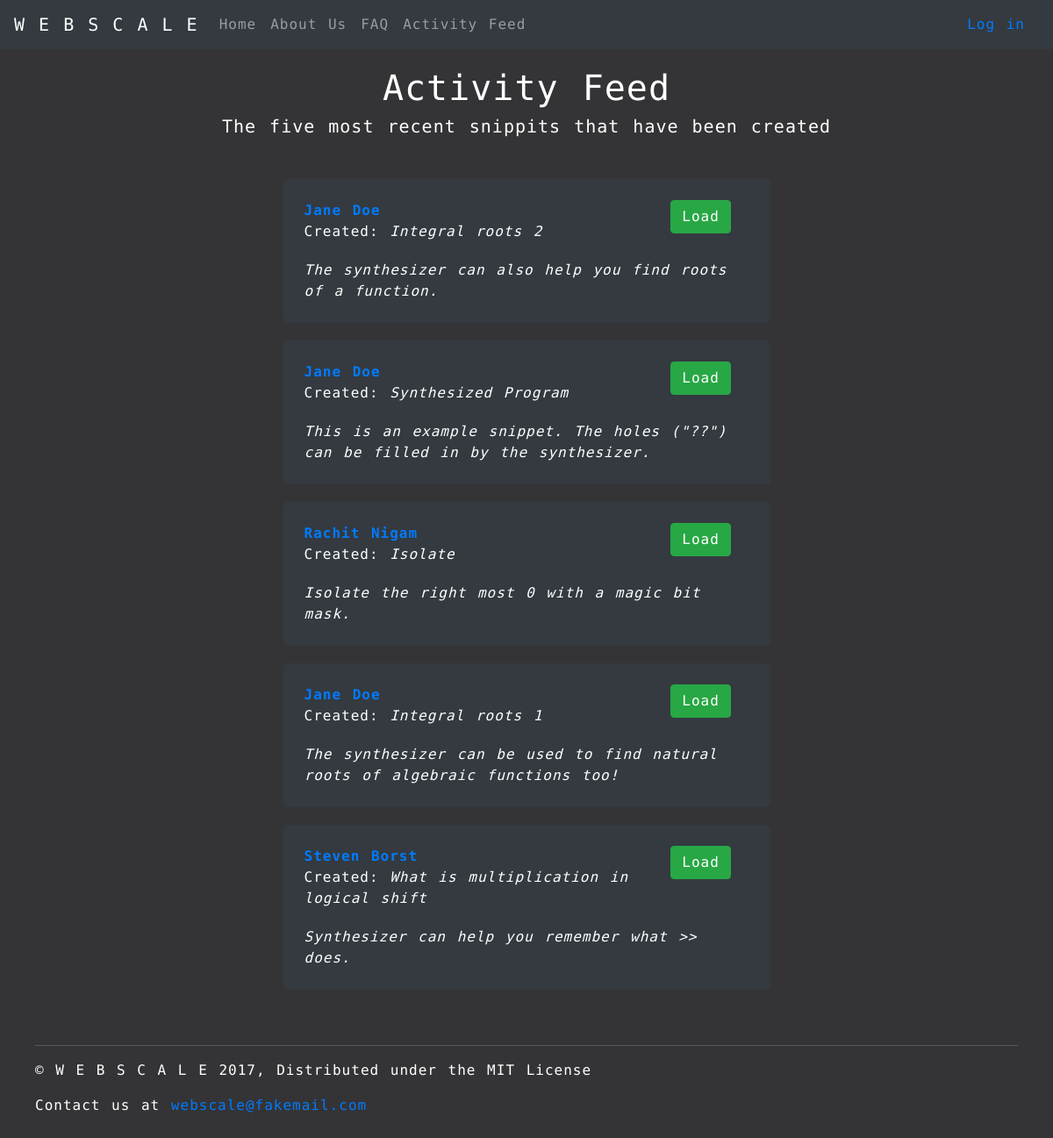
/feed/, run on the app's committed database.
### synthesizer/models.py (models this page shows, shortened)
class Snippit(models.Model):
    id = models.UUIDField(primary_key=True, default=uuid.uuid4, help_text="Unique ID for this Snippit")
    user_id = models.ForeignKey(User, on_delete=models.SET_NULL, null=True)
    name = models.CharField('Name', max_length=200, help_text="Enter name")
    description = models.TextField(max_length=1000, help_text="Enter the snippit description")
    program_text = models.TextField(max_length=99999, help_text="Enter the program holes")
    program_spec = models.TextField(max_length=99999, help_text="Enter the program spec")
    """
    The synthesizer result needs to be a different kind of model field that will be generated, not entered
    """
    synthesizer_result = models.TextField(max_length=99999, help_text="Enter the synthesizer result")
    is_public = models.BooleanField(default=True, help_text="Toggle for user's public visibility")

### synthesizer/views.py (the view)
# urls.py: url(r'^feed/$', views.feed, name='feed'),
def feed(request):
    snippits = Snippit.objects.filter(is_public=True).order_by('-id')[:5]
    return render(
        request,
        'synthesizer/feed.html',
        context={'page_title': 'Activity Feed', 'snippits': snippits},
    )

### synthesizer/templates/synthesizer/feed.html (shortened to what this page needs)
{% extends "base_page.html" %}
{% block css %}
{% load static %}
<link rel="stylesheet" type="text/css" href="{% static 'css/webscale-feed.css' %}">
{% endblock %}
{% block content %}
<div class="container">
    <h1 class="page-title">Activity Feed</h1>
    <h5 class="page-subtitle">The five most recent snippits that have been created</h5>
    <div id="main" class="row">
        <div class="col">
            {% for snippit in snippits %}
            <div class="mx-auto w-50 p-4 bg-dark feed-card">
                <div class="row">
                    <div class="col-9 card-heading">
                        <div class="row">
                            <div><b><a href="{% url 'profile' snippit.user_id %}">{{snippit.user_id.first_name}} {{snippit.user_id.last_name}}</a></b></div>
                        </div>
                        <div class="row">
                            <div>Created: <em>{{snippit.name}}</em></div>
                        </div>
                    </div>
                    <div class="col-2 float-right">
                        <a class="btn btn-success btn-small" href="{% url 'program' snippit.id.hex %}">Load</a>
                    </div>
                </div>
                <div class="row card-description">
                    <div class="col-12">
                        <span><i>{{snippit.description}}</i></span>
                    </div>
                </div>
            </div>
            {% endfor %}
        </div>
    </div>
    <footer class="footer">
        <hr class="footer-hr">
        <p>&copy; W E B S C A L E 2017, Distributed under the MIT License</p>
        <p>Contact us at <a href="mailto:webscale@fakemail.com">webscale@fakemail.com</a></p>
    </footer>
</div>
{% endblock %}

### synthesizer/static/css/webscale-feed.css (style rules this page uses)
* { letter-spacing: 1px; word-spacing: 2px; line-height: 150%; font-family: 'Encode Sans Expanded', sans-serif; }
html, body { background: linear-gradient(to bottom, rgba(52, 52, 54, 1.0), rgba(52, 52, 54, 1.0)); color: white !important; position: relative; }
body { padding-bottom: 150px; }
.page-title { text-align: center; padding-top: 20px; }
.page-subtitle { text-align: center; padding-bottom: 20px; }
.feed-card { border-radius: 5px; margin-top: 20px; margin-bottom: 20px; }
.card-heading { margin-left: 15px; }
.card-description { padding-top: 20px; }
.footer { padding: 10px 40px 10px 40px; position: absolute; bottom: 0; left: 0; right: 0; }
.footer-hr { border-top: 1px solid rgba(194, 192, 192, 0.27); }

### data on the page
Snippit: user_id.first_name "Jane", user_id.last_name "Doe", name "Integral roots 2", description "The synthesizer can also help you find roots of a function."
Snippit: user_id.first_name "Jane", user_id.last_name "Doe", name "Synthesized Program", description "This is an example snippet. The holes (\"??\") can be filled in by the synthesizer."
Snippit: user_id.first_name "Rachit", user_id.last_name "Nigam", name "Isolate", description "Isolate the right most 0 with a magic bit mask."
Snippit: user_id.first_name "Jane", user_id.last_name "Doe", name "Integral roots 1", description "The synthesizer can be used to find natural roots of algebraic functions too!"
Snippit: user_id.first_name "Steven", user_id.last_name "Borst", name "What is multiplication in logical shift", description "Synthesizer can help you remember what >> does."
